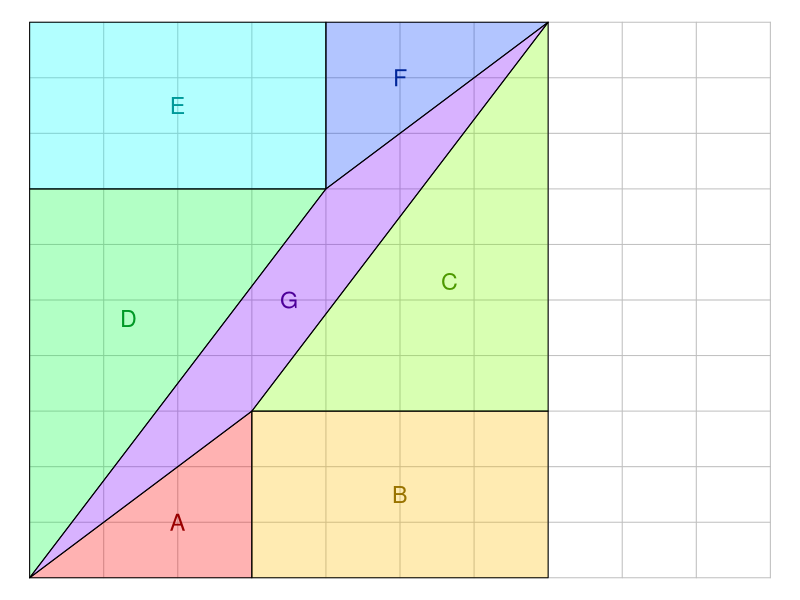

Source code (R):
## ---- chunk 1
matpr = function(A){
  pra = "\\begin{bmatrix}\n"
  for(i in 1:dim(A)[1]){
    pra = paste0(pra,paste0(A[i,],collapse=" & "))
    if(i<dim(A)[1]){pra = paste0(pra,"\\\\\n")} else {pra = paste0(pra,"\n")}
  }
  pra = paste0(pra,"\\end{bmatrix}")
  return(pra)
}
matcc = function(A){
  s = "[["
  for(i in 1:(dim(A)[1])){
    s2 = paste0(A[i,],collapse=",")
    s = paste0(s,s2,collapse="")
    if(i<dim(A)[1]){
      s = paste0(s,"],[",collapse="")
    }
  }
  s = paste0(s,"]]",collapse="")
  return(s)
}

while(T){
    endxy = sample(6:10,2,T)
    xt = endxy[1]
    yt = endxy[2]
    x1 = sample(1:(xt-1),1)
    y1max = floor(yt/xt*x1)
    y1 = sample(1:(y1max-1),1)
    x2 = xt-x1
    y2 = yt-y1
    th1 = atan(y1/x1)
    th2 = atan(y2/x2)
    a = x1*y1/2
    b = x2*y1
    c = x2*y2/2
    d = c
    e = b
    f = a
    g = (x1+x2)*(y1+y2)-a-b-c-d-e-f
    g2 = abs(x1*y2-x2*y1)
    if(y2>0 && y1>0 && (y1/x1)<(y2/x2) & th2-th1>pi/12 && d!=a){break}
}

acha = a-0.5*(sample(0:5,1)-0:5)
if(min(acha)<0){acha = acha+abs(min(acha))+0.5}
achb = b-0.5*(sample(0:5,1)-0:5)
if(min(achb)<0){achb = achb+abs(min(achb))+0.5}
achc = c-0.5*(sample(0:5,1)-0:5)
if(min(achc)<0){achc = achc+abs(min(achc))+0.5}
achd = d-0.5*(sample(0:5,1)-0:5)
if(min(achd)<0){achd = achd+abs(min(achd))+0.5}
ache = e-0.5*(sample(0:5,1)-0:5)
if(min(ache)<0){ache = ache+abs(min(ache))+0.5}
achf = f-0.5*(sample(0:5,1)-0:5)
if(min(achf)<0){achf = achf+abs(min(achf))+0.5}
achg = g-0.5*(sample(0:5,1)-0:5)
if(min(achg)<0){achg = achg+abs(min(achg))+0.5}
sola = paste0(1*(acha==a),collapse = "")
solb = paste0(1*(achb==b),collapse = "")
solc = paste0(1*(achc==c),collapse = "")
sold = paste0(1*(achd==d),collapse = "")
sole = paste0(1*(ache==e),collapse = "")
solf = paste0(1*(achf==f),collapse = "")
solg = paste0(1*(achg==g),collapse = "")

## ---- chunk 2
par(mar=c(0,0,0,0))
plot(0,0,"n",xlim=c(0,10),ylim=c(0,10),axes=F,ann=F)
for(i in 0:10){
    lines(c(i,i),c(0,10),col="grey")
    lines(c(0,10),c(i,i),col="grey")
}
cex = 1.4
val = 0.6

hues = seq(0,1,1/8)
polygon(c(0,x1,x1),c(0,0,y1),col=hsv(hues[1],1,1,0.3))
text(x1*2/3,y1/3,"A",col=hsv(hues[1],1,val),cex=cex)
polygon(c(x1,x1,xt,xt),c(0,y1,y1,0),col=hsv(hues[2],1,1,0.3))
text((x1+x2/2),y1/2,"B",col=hsv(hues[2],1,val),cex=cex)
polygon(c(x1,xt,xt),c(y1,y1,yt),col=hsv(hues[3],1,1,0.3))
text((x1+2*x2/3),y1+y2/3,"C",col=hsv(hues[3],1,val),cex=cex)

polygon(c(0,0,x2),c(0,y2,y2),col=hsv(hues[4],1,1,0.3))
text((x2/3),2*y2/3,"D",col=hsv(hues[4],1,val),cex=cex)
polygon(c(0,0,x2,x2),c(y2,yt,yt,y2),col=hsv(hues[5],1,1,0.3))
text((x2/2),y2+y1/2,"E",col=hsv(hues[5],1,val),cex=cex)
polygon(c(x2,x2,xt),c(y2,yt,yt),col=hsv(hues[6],1,1,0.3))
text(x2+x1/3,y2+2*y1/3,"F",col=hsv(hues[6],1,val),cex=cex)

polygon(c(0,x1,xt,x2),c(0,y1,yt,y2),col=hsv(hues[7],1,1,0.3))
text(xt/2,yt/2,"G",col=hsv(hues[7],1,val),cex=cex)
